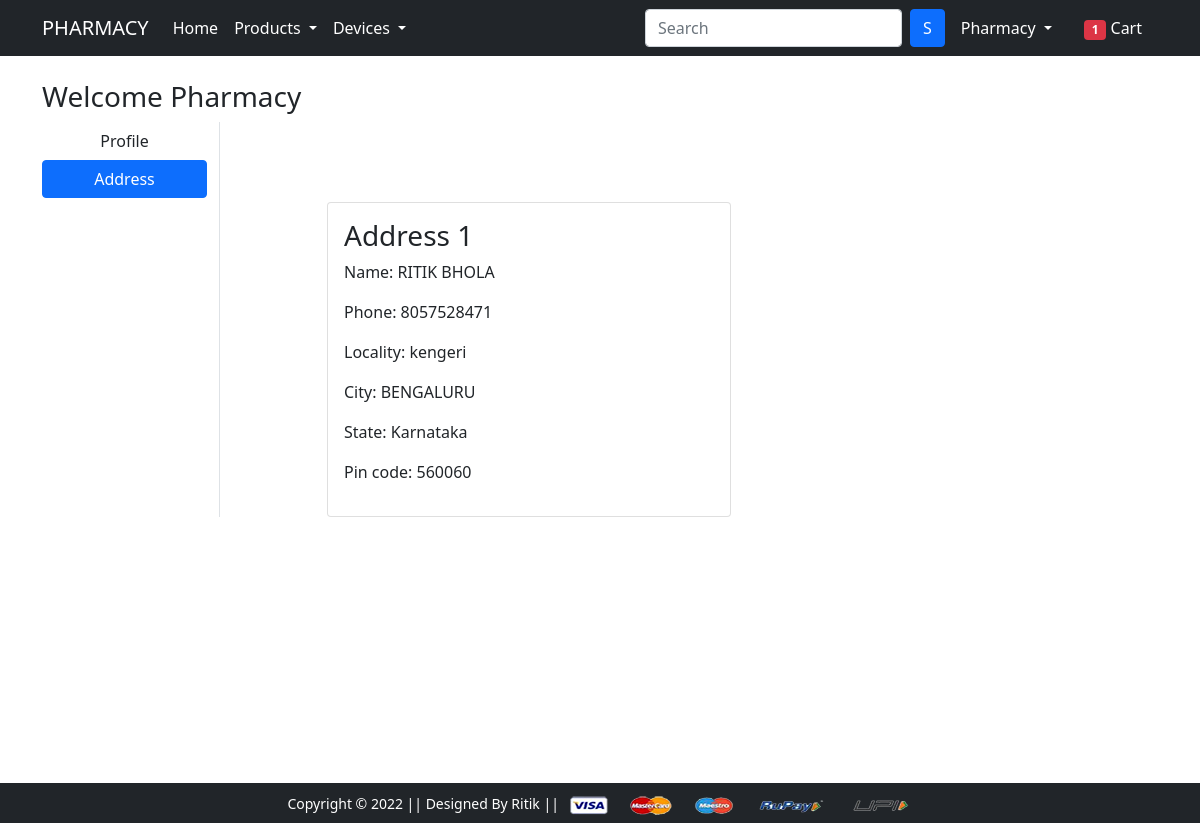
Page /address/ (signed in) on the earlier database version.
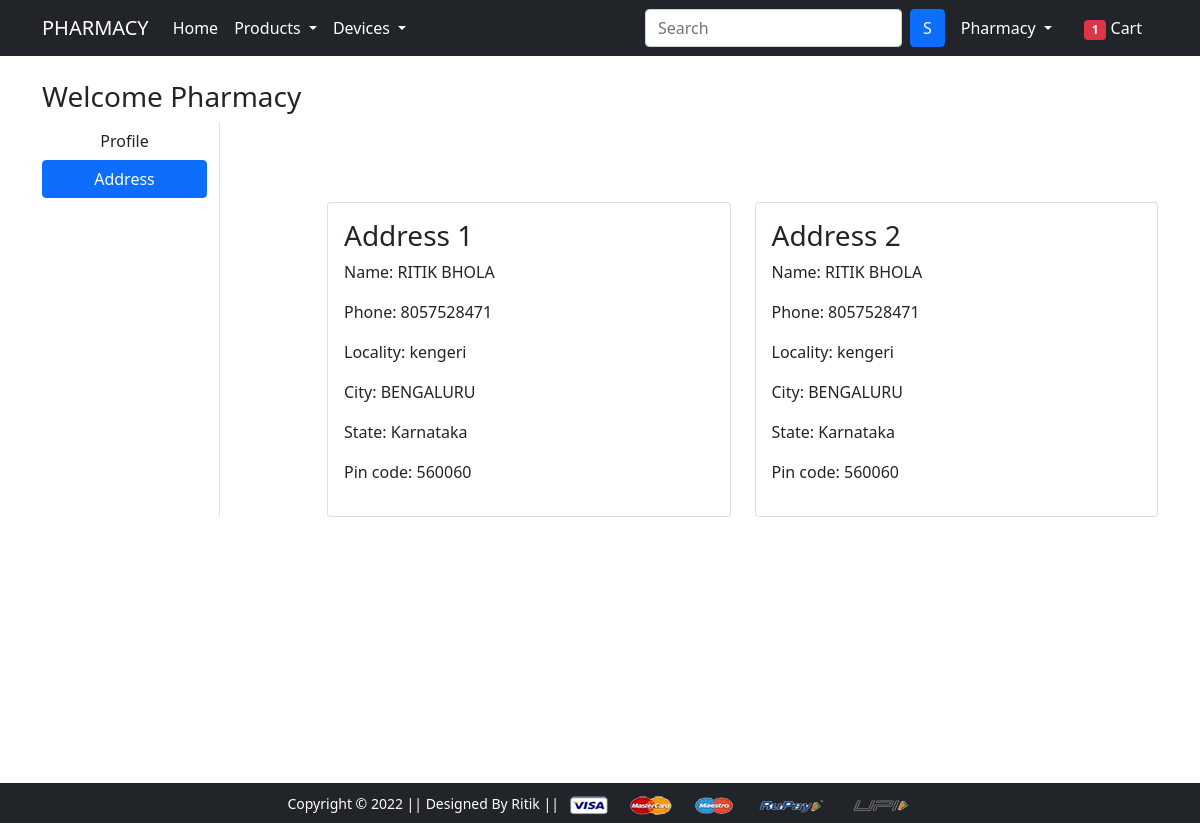
Same page on the later database version.
### app/models.py (models this page shows, shortened)
class Customer(models.Model):
    user = models.ForeignKey(User, on_delete=models.CASCADE)
    name = models.CharField(max_length=200)
    locality = models.CharField(max_length=200)
    city = models.CharField(max_length=50)
    zipcode = models.IntegerField()
    phone = models.IntegerField(max_length=12)
    state = models.CharField(choices=STATE_CHOICES, max_length=50)

### app/views.py (the view)
# urls.py: path('address/', views.address, name='address'),
@login_required
def address(request):
    totalitem = 0
    if request.user.is_authenticated:
        totalitem = len(Cart.objects.filter(user=request.user))
    add = Customer.objects.filter(user=request.user)
    return render(request, 'app/address.html', {'add':add, 'active':'btn-primary', 'totalitem':totalitem})

### app/templates/app/address.html (shortened to what this page needs)
{% extends 'app/base.html' %}
{% load static %}
{% block main-content %}
<div class="container my-5">
 <div class="row">
 <h3>Welcome {{request.user.username|capfirst}}</h3>
  <div class="col-sm-2 border-end">
   <ul class="list-unstyled">
    <li class="d-grid"><a href="{% url 'profile' %}" class="btn">Profile</a></li>
    <li class="d-grid"><a href="{% url 'address' %}" class="btn btn-primary">Address</a></li>
   </ul>
  </div>
  <div class="col-sm-9 offset-sm-1">
   <div class="row">
   {% for ad in add %}
    <div class="col-sm-6">
     <div class="card">
      <div class="card-body">
       <h3>Address {{forloop.counter}}</h3>
       <p>Name: {{ad.name}}</p>
       <p>Phone: {{ad.phone}}</p>
       <p>Locality: {{ad.locality}}</p>
       <p>City: {{ad.city}}</p>
       <p>State: {{ad.state}}</p>
       <p>Pin code: {{ad.zipcode}}</p>
      </div>
     </div>
    </div>
    {% endfor %}
   </div>
  </div>
 </div>
</div>
{% endblock main-content %}

Differences in the rows shown:
added Customer: name "RITIK BHOLA", phone "8057528471", locality "kengeri", city "BENGALURU", state "Karnataka", zipcode "560060"
